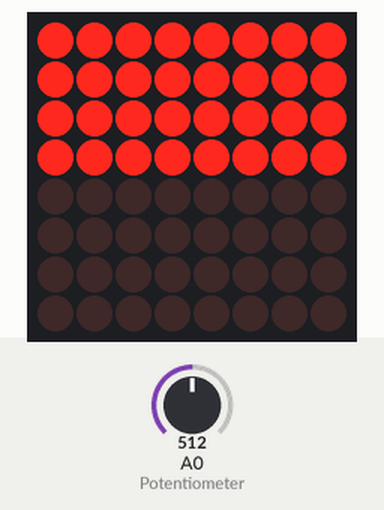
Simulated run of this program. Board: Arduino Uno, built with avr-gcc and run on an emulated ATmega328P. Shown: 8×8 LED matrix. Wiring (inferred from the names in the program): MAX7219 LED driver (orientation assumed): CS pin 10. The test bench sets the inputs (shaded band); at power-on: A0 (Potentiometer) = 512. What the program prints to the serial monitor is not drawn.

Above: at 1.2 s.
1.3 s: A0 (Potentiometer) set to 716
At 2.5 s:
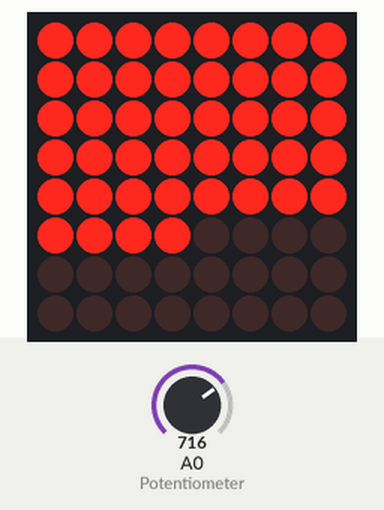
2.8 s: A0 (Potentiometer) set to 306
At 3.4 s:
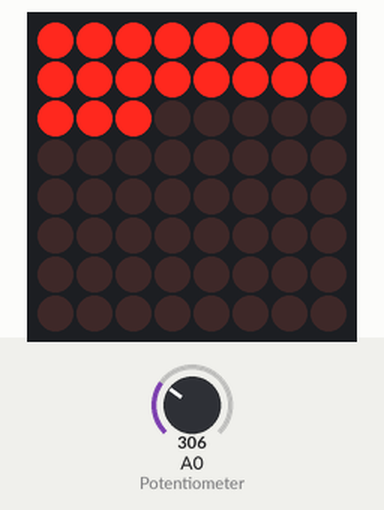
5.8 s: A0 (Potentiometer) set to 245
At 6.3 s:
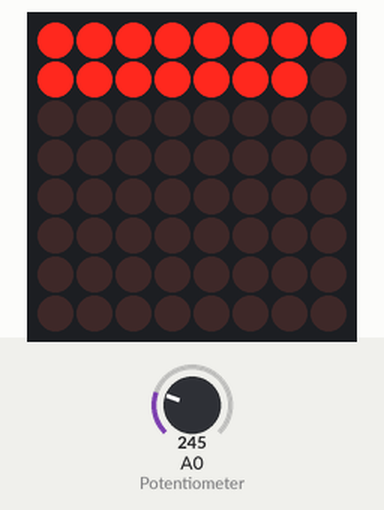
7.3 s: A0 (Potentiometer) set to 511
At 8.2 s:
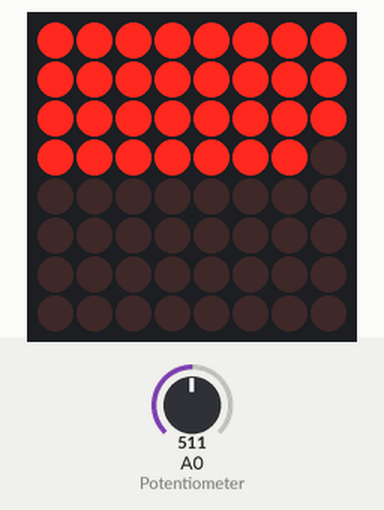
10.3 s: A0 (Potentiometer) set to 122
At 11.1 s:
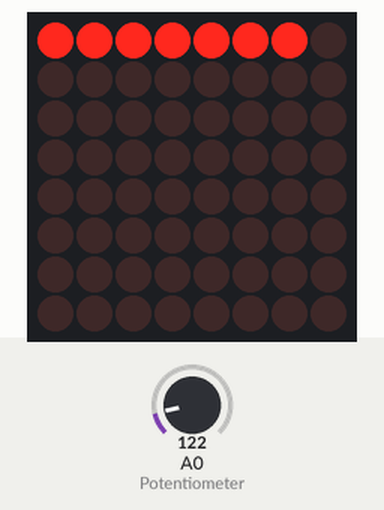
11.8 s: A0 (Potentiometer) set to 900
At 12.9 s:
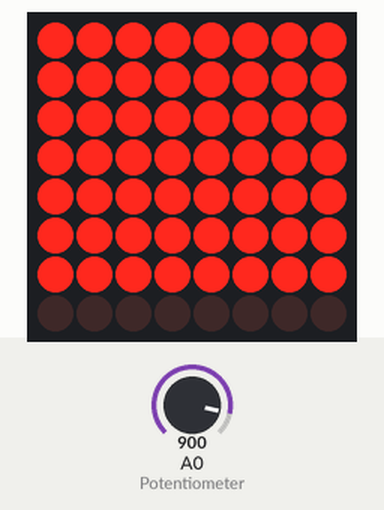
Timing chart, 0 to 14.8 s (numbered marks = the images above; inputs shaded):
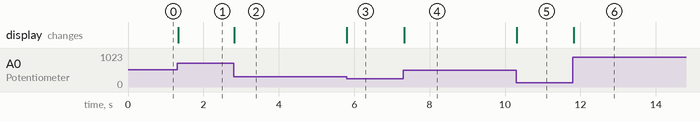

Measured:
- after the input at 1.3 s, the display: changes at once (image 1)
- after the input at 2.8 s, the display: changes at once (image 2)
- after the input at 5.8 s, the display: changes at once (image 3)
- after the input at 7.3 s, the display: changes at once (image 4)
- after the input at 10.3 s, the display: changes at once (image 5)
- after the input at 11.8 s, the display: changes at once (image 6)

The program:

main.cpp
```cpp
#include <Arduino.h>
#include <SPI.h>

#define CS_LED_MATRIX 10
#define Potentiometer A0

void sendToMatrix(byte reg, byte data);
void clearDisplay();
void displayValue(int value);
void readValue();
void posi();

bool waitingForInput = true;

void setup() {
  pinMode(CS_LED_MATRIX, OUTPUT);
  digitalWrite(CS_LED_MATRIX, HIGH);

  Serial.begin(9600);
  SPI.begin();

  // MAX7219 Init
  sendToMatrix(0x0F, 0x00);
  sendToMatrix(0x0C, 0x01);
  sendToMatrix(0x0B, 0x07);
  sendToMatrix(0x09, 0x00);
  sendToMatrix(0x0A, 0x04);

  clearDisplay();
}

void loop() {
  // readValue();
  posi();   // KEIN clearDisplay() hier!
}


void displayValue(int value) {
  clearDisplay();

  int leds = (value / 255.0) * 64; // Skaliert auf 0-64 LEDs
  int fullRows = leds / 8; // Volle Reihen
  int restLEDs = leds % 8; // Modulo-LEDs

  for (int row = 1; row <= fullRows && row <= 8; row++) {
    sendToMatrix(row, 0xFF);
  }

  if (fullRows < 8 && restLEDs > 0) {
    byte mask = 0xFF << (8 - restLEDs);
    sendToMatrix(fullRows + 1, mask);
  }
}

void sendToMatrix(byte reg, byte data) {
  digitalWrite(CS_LED_MATRIX, LOW);
  SPI.transfer(reg);
  SPI.transfer(data);
  digitalWrite(CS_LED_MATRIX, HIGH);
}


void readValue() {

  if (waitingForInput) {
    Serial.println("Geben Sie eine Zahl von 0 bis 255 ein:");
    waitingForInput = false;
  }

  // Nur reagieren, wenn Daten da sind
  if (Serial.available() > 0) {
    int value = Serial.parseInt();

    // Buffer komplett leeren
    while (Serial.available() > 0) {
      Serial.read();
    }

    if (value < 0 || value > 255) {
      Serial.println("Ungültige Eingabe!");
      return;
    }
    else {
      Serial.print("Angezeigt: ");
      Serial.println(value);
      displayValue(value);
    }

    waitingForInput = true;  // zurück in Wartezustand
  }
}

void posi() {
  int posi = analogRead(Potentiometer);
  int value = (posi / 4); // Skaliert auf 0-255
  Serial.print(value);
  displayValue(value);
}


void clearDisplay() {
  for (int i = 1; i <= 8; i++) {
    sendToMatrix(i, 0x00);
  }
}
```
